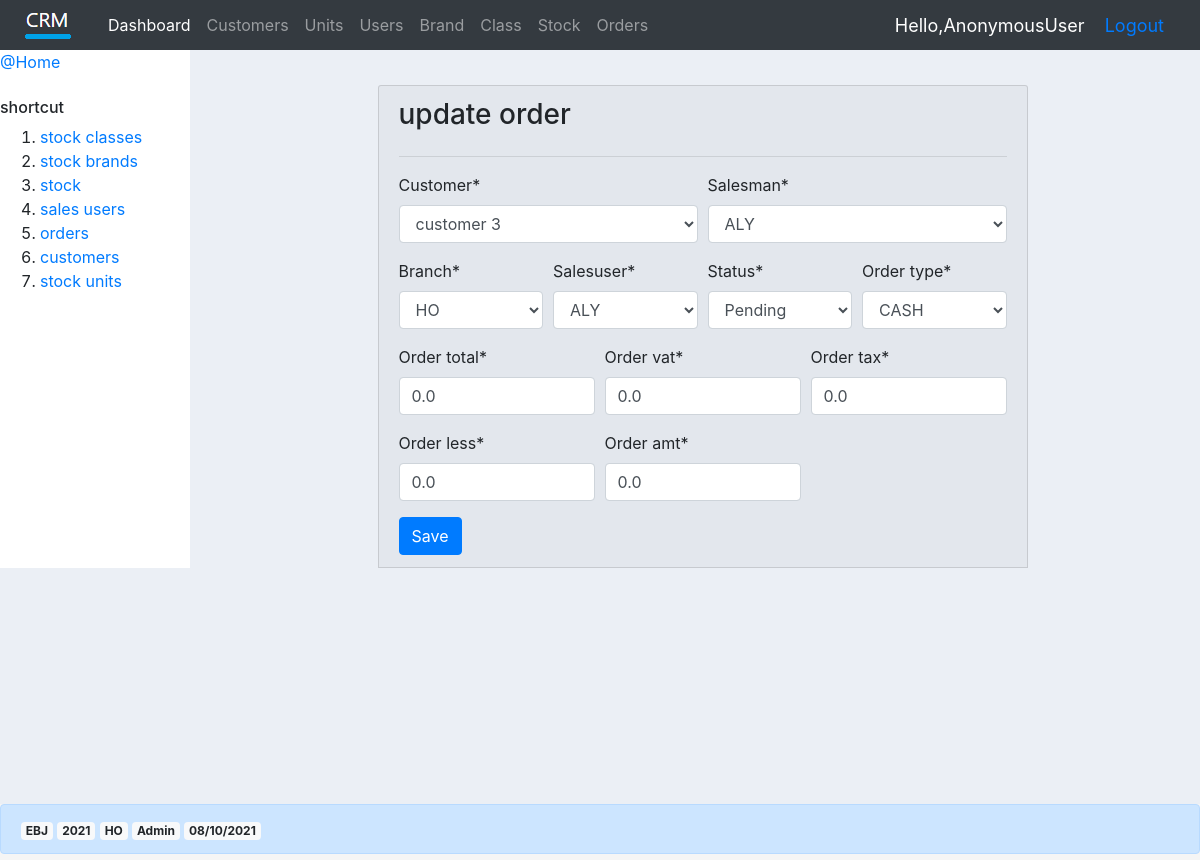
The page /order_updpate/6/ on the database its author committed.
### accounts/models.py (models this page shows, shortened)
class Order(models.Model):
    STATUS=(
        ('Pending','Pending'),
        ('Confirmed','Confirmed'),
    )
    ORDER_TYPE=(
        ('CASH','CASH'),
        ('CASH RET','CASH RET'),
        ('CREDIT','CREDIT'),
        ('CREDIT RET','CREDIT RET'),
    )
    customer = models.ForeignKey(Customer,null=True,on_delete=models.SET_NULL)
    salesman = models.ForeignKey(Salesman,null=True,on_delete=models.SET_NULL)
    salesuser = models.ForeignKey(SalesUser,null=True,on_delete=models.SET_NULL)
    branch= models.ForeignKey(Branch,null=True,on_delete=models.SET_NULL)
    date_created = models.DateTimeField(auto_now_add=True,null=True)
    status=models.CharField(max_length=200,null=True,choices=STATUS)
    order_type = models.CharField(max_length=10,null=True,choices=ORDER_TYPE)
    order_total = models.FloatField(null=True,default=0)
    order_less = models.FloatField(null=True,default=0)
    order_vat = models.FloatField(null=True,default=0)
    order_tax = models.FloatField(null=True,default=0)
    order_amt = models.FloatField(null=True,default=0)

### accounts/views.py (the view)
# urls.py: path('order_updpate/<str:order_id>/', views.order_update,name="order_update"),
def order_update(request,order_id):
    order=Order.objects.get(id=order_id)
    form=OrderForm(instance=order)
    if request.method == "POST":
        form=OrderForm(request.POST,instance=order)
        if form.is_valid():
            form.save()
            return redirect('order_list')
    context={'form':form}
    return render(request,'accounts/order_update.html',context)

### accounts/forms.py
class OrderForm(ModelForm):
    class Meta:
        model=Order
        fields=[
            'customer',
            'salesman',
            'salesuser',
            'branch',
            'status',
            'order_type',
            'order_total',
            'order_less',
            'order_vat',
            'order_tax',
            'order_amt'
            ]

### accounts/models.py (called while the page is built)
    def __str__(self):
        return str(self.br_code)

    def __str__(self):
        return str(self.su_name)

    def __str__(self):
        return str(self.salesm_name)

    def __str__(self):
        return self.name

### accounts/templates/accounts/order_update.html (shortened to what this page needs)
{% extends 'accounts/main.html' %}
{% load crispy_forms_tags %}
{% load static %}
{% block content %}
<div class="container col-sm-4" style="margin-top:35px;">
  <div class="card card-header col-md-12">
    <h3>update order </h3>
    <hr>
    <form method="post">
      <div class="form-row">
        <div class="form-group col-md-6 mb-0">          {{ form.customer|as_crispy_field }}        </div>
        <div class="form-group col-md-6 mb-0">          {{ form.salesman|as_crispy_field }}        </div>
      </div>
      <div class="form-row">
        <div class="form-group col-md-3 mb-0">          {{ form.branch|as_crispy_field }}        </div>
        <div class="form-group col-md-3 mb-0">          {{ form.salesuser|as_crispy_field }}        </div>
        <div class="form-group col-md-3 mb-0">          {{ form.status|as_crispy_field }}        </div>
        <div class="form-group col-md-3 mb-0">          {{ form.order_type|as_crispy_field }}        </div>
      </div>
      <div class="form-row">
        <div class="form-group col-md-4 mb-0">          {{ form.order_total|as_crispy_field }}        </div>
        <div class="form-group col-md-4 mb-0">          {{ form.order_vat|as_crispy_field }}        </div>
        <div class="form-group col-md-4 mb-0">          {{ form.order_tax|as_crispy_field }}        </div>
      </div>
      <div class="form-row">
        <div class="form-group col-md-4 mb-0">          {{ form.order_less|as_crispy_field }}        </div>
        <div class="form-group col-md-4 mb-0">          {{ form.order_amt|as_crispy_field }}        </div>
      </div>
      <button type="submit" class="btn btn-primary">Save</button>
    </form>
  </div>
</div>
{% endblock %}

### static/css/main.css (style rules this page uses)
body { background-color: #ebeff5; }

### static/css/sticky-footer.css (style rules this page uses)
html { position: relative; min-height: 100%; }
body { margin-bottom: 60px; }
.container { width: auto; max-width: 680px; padding: 0 15px; }

### accounts/templates/accounts/main.html (style rules this page uses)
body { display: flex; flex-direction: column; min-height: 100vh; }

### rows shown on the page
Order: customer "customer 3", salesman "ALY", branch "HO", salesuser "ALY", status "Pending", order_type "CASH", order_total "0.0", order_vat "0.0", order_tax "0.0", order_less "0.0", order_amt "0.0"

### other values the page prints
{{ request.user }} "AnonymousUser"
